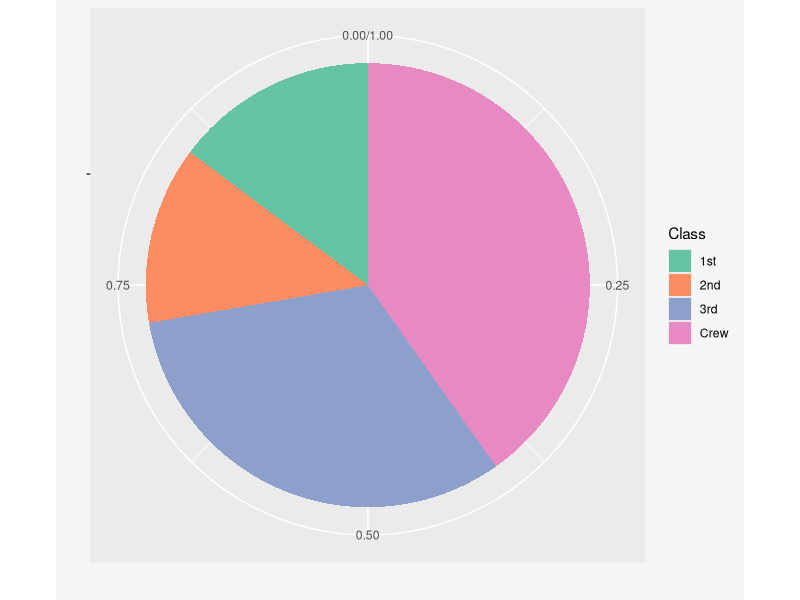

Write the R code that produced this figure.
## ---- chunk 1
# Package imports
library(dplyr)
library(ggplot2)

# BG color for plots - should match .figure and .caption classes in rmd_style.css
figbg = "whitesmoke"

# Set up Titanic data as dataframe
titanic = data.frame(Titanic)
## ---- chunk 2
#| label: fig-titanic-pie
#| echo: FALSE
#| fig-cap: "Pie chart of proportion of passengers on the Titanic, by class"

p = ggplot(titanic %>% group_by(Class) %>% summarise(n = sum(Freq)),
           aes(x="", y=n, fill=Class)) +
  geom_bar(position="fill", stat="identity") +
  xlab("") + ylab("") +
  scale_fill_brewer(palette="Set2") +
  scale_color_brewer(palette="Set2") +
  coord_polar("y", start=0) +
  theme(legend.background = element_rect(fill = figbg, color = figbg),
        plot.background = element_rect(fill = figbg, color = figbg))

p
